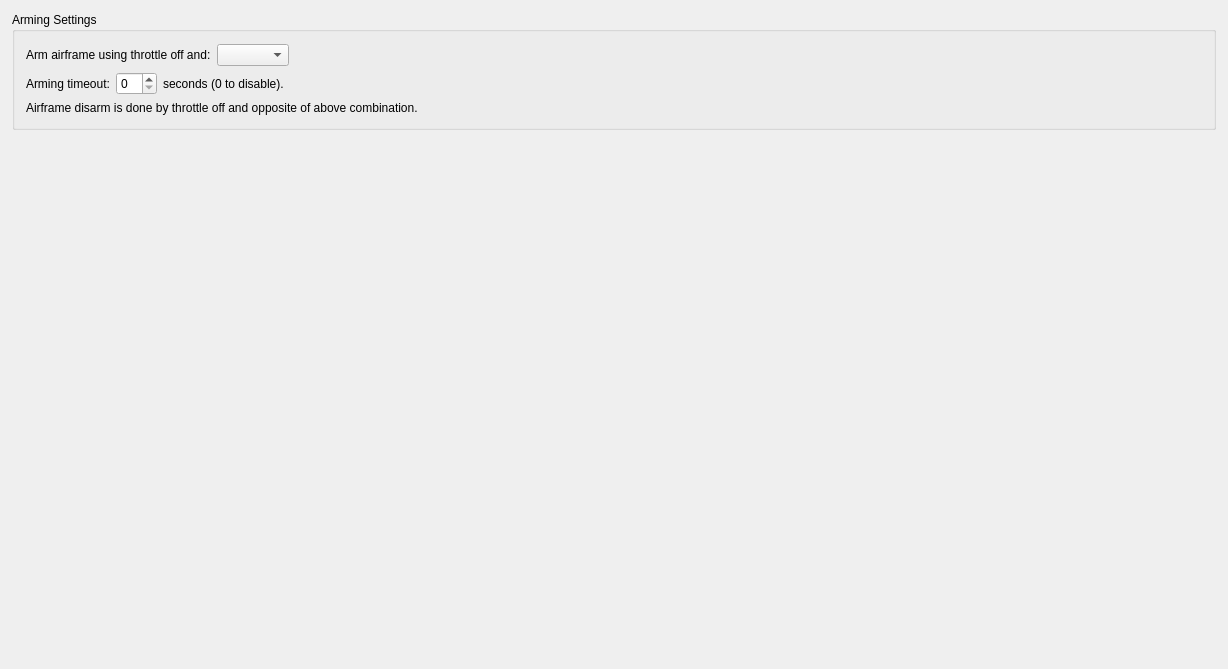
         <widget class="QWidget" name="scrollAreaWidgetContents_2">
          <property name="geometry">
           <rect>
            <x>0</x>
            <y>0</y>
            <width>1228</width>
            <height>669</height>
           </rect>
          </property>
          <layout class="QVBoxLayout" name="verticalLayout_2">
           <property name="leftMargin">
            <number>12</number>
           </property>
           <property name="topMargin">
            <number>12</number>
           </property>
           <property name="rightMargin">
            <number>12</number>
           </property>
           <property name="bottomMargin">
            <number>12</number>
           </property>
           <item>
            <widget class="QGroupBox" name="groupBox_6">
             <property name="title">
              <string>Arming Settings</string>
             </property>
             <layout class="QVBoxLayout" name="verticalLayout_7">
              <property name="leftMargin">
               <number>11</number>
              </property>
              <property name="topMargin">
               <number>12</number>
              </property>
              <property name="rightMargin">
               <number>12</number>
              </property>
              <property name="bottomMargin">
               <number>12</number>
              </property>
              <item>
               <layout class="QHBoxLayout" name="horizontalLayout">
                <item>
                 <widget class="QLabel" name="label_17">
                  <property name="font">
                   <font>
                    <weight>50</weight>
                    <bold>false</bold>
                   </font>
                  </property>
                  <property name="text">
                   <string>Arm airframe using throttle off and:</string>
                  </property>
                 </widget>
                </item>
                <item>
                 <widget class="QComboBox" name="armControl">
                  <property name="focusPolicy">
                   <enum>Qt::StrongFocus</enum>
                  </property>
                  <property name="toolTip">
                   <string>Indicate the control used for arming the airframe, in addition to setting the throttle to its minimum position. In other terms &quot;Throttle Off&quot;.</string>
                  </property>
                 </widget>
                </item>
                <item>
                 <spacer name="horizontalSpacer">
                  <property name="orientation">
                   <enum>Qt::Horizontal</enum>
                  </property>
                  <property name="sizeHint" stdset="0">
                   <size>
                    <width>40</width>
                    <height>20</height>
                   </size>
                  </property>
                 </spacer>
                </item>
               </layout>
              </item>
              <item>
               <layout class="QHBoxLayout" name="horizontalLayout_2">
                <item>
                 <widget class="QLabel" name="label_18">
                  <property name="text">
                   <string>Arming timeout:</string>
                  </property>
                 </widget>
                </item>
                <item>
                 <widget class="QSpinBox" name="armTimeout">
                  <property name="focusPolicy">
                   <enum>Qt::StrongFocus</enum>
                  </property>
                  <property name="toolTip">
                   <string>After the time indicated here, the frame go back to disarmed state.
Set to 0 to disable (recommended for soaring fixed wings).</string>
                  </property>
                  <property name="maximum">
                   <number>64</number>
                  </property>
                 </widget>
                </item>
                <item>
                 <widget class="QLabel" name="label_19">
                  <property name="text">
                   <string>seconds (0 to disable).</string>
                  </property>
                 </widget>
                </item>
                <item>
                 <spacer name="horizontalSpacer_2">
                  <property name="orientation">
                   <enum>Qt::Horizontal</enum>
                  </property>
                  <property name="sizeHint" stdset="0">
                   <size>
                    <width>40</width>
                    <height>20</height>
                   </size>
                  </property>
                 </spacer>
                </item>
               </layout>
              </item>
              <item>
               <widget class="QLabel" name="label_3">
                <property name="text">
                 <string>Airframe disarm is done by throttle off and opposite of above combination.</string>
                </property>
               </widget>
              </item>
             </layout>
            </widget>
           </item>
           <item>
            <spacer name="verticalSpacer">
             <property name="orientation">
              <enum>Qt::Vertical</enum>
             </property>
             <property name="sizeHint" stdset="0">
              <size>
               <width>20</width>
               <height>467</height>
              </size>
             </property>
            </spacer>
           </item>
          </layout>
         </widget>
